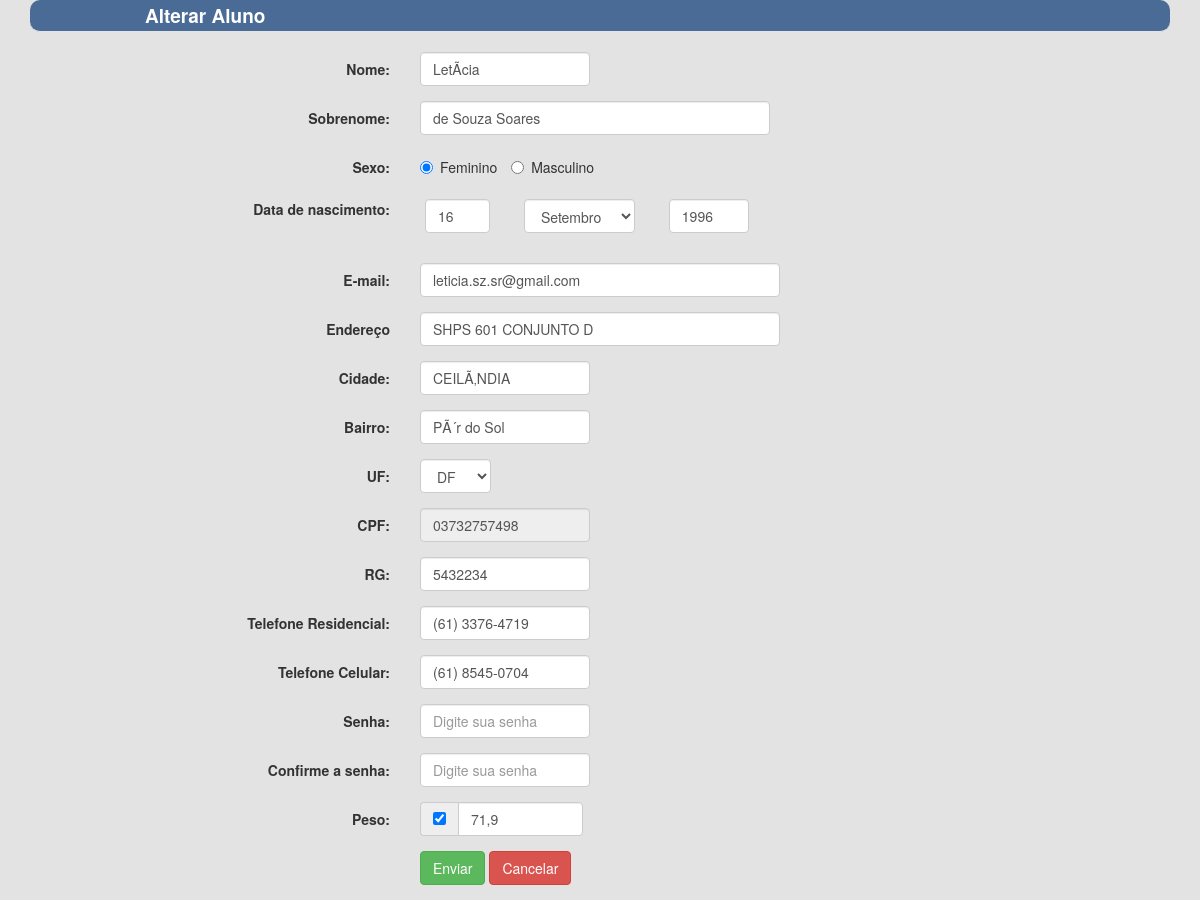
The page /sistema/fitnesslife/aluno/alteraraluno.php?idaluno=03732757498 on the database its author committed.
### tables this page shows
CREATE TABLE IF NOT EXISTS `tb_aluno` (
  `id_pessoa_cpf` VARCHAR(11) NOT NULL,
  `peso_inicial` FLOAT NULL DEFAULT NULL,
  `peso_durante` FLOAT NULL DEFAULT NULL,
  `data_entrada` DATE NOT NULL,
  `foto` BLOB NULL,
  PRIMARY KEY (`id_pessoa_cpf`),
  INDEX `fk_tb_aluno_tb_pessoa1_idx` (`id_pessoa_cpf` ASC) ,
  CONSTRAINT `fk_tb_aluno_tb_pessoa1`
    FOREIGN KEY (`id_pessoa_cpf`)
    REFERENCES `tb_pessoa` (`cpf`)
    ON DELETE NO ACTION
    ON UPDATE NO ACTION);

CREATE TABLE IF NOT EXISTS `tb_pessoa` (
  `cpf` VARCHAR(11) NOT NULL,
  `nome` VARCHAR(15) NOT NULL,
  `sobrenome` VARCHAR(45) NOT NULL,
  `sexo` TINYINT(1) NOT NULL,
  `data_nascimento` DATE NOT NULL,
  `endereco` VARCHAR(80) NOT NULL,
  `uf` VARCHAR(2) NOT NULL,
  `cidade` VARCHAR(15) NOT NULL,
  `bairro` VARCHAR(25) NOT NULL,
  `rg` VARCHAR(20) NOT NULL,
  `telefone_residencial` VARCHAR(18) NOT NULL,
  `telefone_celular` VARCHAR(18) NOT NULL,
  `email` VARCHAR(100) NOT NULL,
  PRIMARY KEY (`cpf`));

### sistema/fitnesslife/dao/alunodao.php (called while the page is built, shortened)
<?php
include_once dirname(__FILE__) . DIRECTORY_SEPARATOR . '../classes/pessoa.php';
class AlunoDao extends Dao {
    public function carregar($idAluno) {
        $pdo = Dao::getInstance();
        $sql = "SELECT p.cpf, p.nome, p.sobrenome, p.sexo, p.data_nascimento, p.rg, p.telefone_residencial, p.telefone_celular,p.endereco,p.uf, p.cidade, p.bairro, p.email, a.peso_inicial FROM tb_pessoa p INNER JOIN tb_aluno a ON p.cpf = a.id_pessoa_cpf WHERE a.id_pessoa_cpf = ?";
        $stmt = $pdo->prepare($sql);
        $stmt->execute(array($idAluno));
        $linhaBanco = $stmt->fetch();
        $pessoa = new Pessoa();
        $pessoa->setCpf($linhaBanco[0]);
        $pessoa->setNome($linhaBanco[1]);
        $pessoa->setSobrenome($linhaBanco[2]);
        $pessoa->setSexo($linhaBanco[3]);
        $pessoa->setDataNascimento($linhaBanco[4]);
        $pessoa->setRg($linhaBanco[5]);
        $pessoa->setTelefoneResidencial($linhaBanco[6]);
        $pessoa->setTelefoneCelular($linhaBanco[7]);
        $pessoa->setEndereco($linhaBanco[8]);
        $pessoa->setUf($linhaBanco[9]);
        $pessoa->setCidade($linhaBanco[10]);
        $pessoa->setBairro($linhaBanco[11]);
        $pessoa->setEmail($linhaBanco[12]);
        $pessoa->setPesoInicial_Aluno(str_replace(".", ",", $linhaBanco[13]));
        return $pessoa;
    }
}

### sistema/fitnesslife/classes/pessoa.php (called while the page is built, shortened)
<?php
class Pessoa {
    private $nome;
    private $sobrenome;
    private $sexo;
    private $dataNascimento;
    private $endereco;
    private $cidade;
    private $bairro;
    private $cpf;
    private $rg;
    private $telefoneResidencial;
    private $telefoneCelular;
    private $email;
    private $pesoInicial_Aluno;
    function getNome() {
        return $this->nome;
    }
    function getSobrenome() {
        return $this->sobrenome;
    }
    function getSexo() {
        return $this->sexo;
    }
    function getDataNascimento() {
        return $this->dataNascimento;
    }
    function getEndereco() {
        return $this->endereco;
    }
    function getCidade() {
        return $this->cidade;
    }
    function getBairro() {
        return $this->bairro;
    }
    function getCpf() {
        return $this->cpf;
    }
    function getRg() {
        return $this->rg;
    }
    function getTelefoneResidencial() {
        return $this->telefoneResidencial;
    }
    function getTelefoneCelular() {
        return $this->telefoneCelular;
    }
    function getEmail() {
        return $this->email;
    }
    function setNome($nome) {
        $this->nome = $nome;
    }
    function setSobrenome($sobrenome) {
        $this->sobrenome = $sobrenome;
    }
    function setSexo($sexo) {
        if ($sexo == '0')
            $this->sexo = 'F';
    }
    function setDataNascimento($dataNascimento) {
        $this->dataNascimento = $dataNascimento;
    }
    function setEndereco($endereco) {
        $this->endereco = $endereco;
    }
    function setCidade($cidade) {
        $this->cidade = $cidade;
    }
    function setBairro($bairro) {
        $this->bairro = $bairro;
    }
    function setCpf($cpf) {
        $this->cpf = $cpf;
    }
    function setRg($rg) {
        $this->rg = $rg;
    }
    function setTelefoneResidencial($telefoneResidencial) {
        $this->telefoneResidencial = $telefoneResidencial;
    }
    function setTelefoneCelular($telefoneCelular) {
        $this->telefoneCelular = $telefoneCelular;
    }
    function setEmail($email) {
        $this->email = $email;
    }
    function getPesoInicial_Aluno() {
        return $this->pesoInicial_Aluno;
    }
    function setPesoInicial_Aluno($pesoInicial_Aluno) {
        if ($pesoInicial_Aluno == '0')
            $this->pesoInicial_Aluno = "Inativo";
        else
            $this->pesoInicial_Aluno = $pesoInicial_Aluno;
    }
}
?>

### sistema/fitnesslife/aluno/alteraraluno.php (the view, shortened to what this page needs)
<!DOCTYPE html>
<html>
    <head>
        <?php
        include_once dirname(__FILE__) . DIRECTORY_SEPARATOR . '../dao/alunodao.php';
        $alunoDao = new AlunoDao();
        $pessoa = $alunoDao->carregar($_GET['idaluno']);
        $data = $pessoa->getDataNascimento();
        $array = explode("-", $data);
        $dia = $array[2];
        $ano = $array[0];
        ?>
        <link href="/FitnessLife/css/bootstrap.min.css" rel="stylesheet">
    </head>
    <body>
        <div class="container">
            <form class="form-horizontal" action="/FitnessLife/controller/controlleraluno.php?operacao=alterar" method="POST" onsubmit="return validaCampos()">
                <legend>Alterar Aluno</legend>
                <div class="form-group">
                    <label class="col-md-4 control-label" for="nome">Nome:</label>
                    <div class="col-md-2">
                        <input id="nome" name="nome" maxlength="15" type="text" style="width: 170px;"  value="<?php echo $pessoa->getNome(); ?>" placeholder="Digite seu nome" class="form-control input-md" required="">
                    </div>
                </div>
                <div class="form-group">
                    <label class="col-md-4 control-label" for="sobrenome">Sobrenome:</label>
                    <div class="col-md-4">
                        <input id="sobrenome" name="sobrenome" maxlength="45" type="text" style="width: 350px;"  value="<?php echo $pessoa->getSobrenome(); ?>" placeholder="Digite seu sobrenome" class="form-control input-md" required="">
                    </div>
                </div>
                <div class="form-group">
                    <label class="col-md-4 control-label" for="sexo">Sexo:</label>
                    <div class="col-md-4">
                        <label class="radio-inline" for="sexo-0">
                            <input type="radio" name="sexo" id="sexo-0" value="feminino"  <?php if ($pessoa->getSexo() == 'F') { ?> checked="checked"<?php } ?> >
                            Feminino
                        </label>
                        <label class="radio-inline" for="sexo-1">
                            <input type="radio" name="sexo" id="sexo-1" value="masculino"  <?php if ($pessoa->getSexo() == 'M') { ?> checked="checked"<?php } ?>>
                            Masculino
                        </label>
                    </div>
                </div>
                <div class="form-group">
                    <label class="col-md-4 control-label" for="dataNascimento">Data de nascimento:</label>
                    <div class="form-group">
                        <label class="radio-inline">
                            <input  placeholder="dia" style="width: 65px;" value="<?php echo $dia; ?>" type="number" min="1" max="31" data-ng-maxlength="2" maxlength="2" name="dia" style="width: 50px;" required="" class="form-control input-md">
                        </label>
                        <label class="radio-inline">
                            <select class="form-control" id="mes" required="mês" name="mes" ><option value="09">Setembro</option></select>
                        </label>
                        <label class="radio-inline">
                            <input placeholder="ano" type="number" min="1900" max="2014" value="<?php echo $ano; ?>" id="aniversarioAno" name="ano" style="width: 80px;" required="" class="form-control input-md">
                        </label>
                    </div>
                </div>
                <div class="form-group">
                    <label class="col-md-4 control-label" for="email">E-mail:</label>
                    <div class="col-md-4">
                        <input id="email" name="email" maxlength="100" type="text" value="<?php echo $pessoa->getEmail(); ?>" style="width: 360px;" placeholder="Digite seu e-mail" class="form-control input-md" required="">
                    </div>
                </div>
                <div class="form-group">
                    <label class="col-md-4 control-label" for="endereco">Endereço</label>
                    <div class="col-md-4">
                        <input id="endereco" name="endereco" maxlength="80" type="text" style="width: 360px;" value="<?php echo $pessoa->getEndereco(); ?>" placeholder="Digite seu endereço" class="form-control input-md" required="">
                    </div>
                </div>
                <div class="form-group">
                    <label class="col-md-4 control-label" for="cidade">Cidade:</label>
                    <div class="col-md-2">
                        <input id="cidade" name="cidade" maxlength="15" type="text"  style="width: 170px;" value="<?php echo $pessoa->getCidade(); ?>" placeholder="Digite sua cidade" class="form-control input-md" required="">
                    </div>
                </div>
                <div class="form-group">
                    <label class="col-md-4 control-label" for="bairro">Bairro:</label>
                    <div class="col-md-2">
                        <input id="bairro" name="bairro" maxlength="25" type="text"  style="width: 170px;" placeholder="Digite seu bairro" value="<?php echo $pessoa->getBairro(); ?>" class="form-control input-md" required="">
                    </div>
                </div>
                <div class="form-group">
                    <label class="col-md-4 control-label" for="uf">UF:</label>
                    <div class="col-md-1">
                        <select required="--" style="width: 71px;" id="uf" name="uf" class="form-control">
                            <option value="DF">DF</option>
                        </select>
                    </div>
                </div>
                <div class="form-group">
                    <label class="col-md-4 control-label" for="cpf">CPF:</label>
                    <div class="col-md-2">
                        <input id="cpf" name="cpf" type="text" readonly="true" style="width: 170px;" placeholder="" value="<?php echo $pessoa->getCpf(); ?>" class="form-control input-md" required="">
                    </div>
                </div>
                <div class="form-group">
                    <label class="col-md-4 control-label" for="rg">RG:</label>
                    <div class="col-md-2">
                        <input id="rg" name="rg"  maxlength="20" type="text" placeholder=""  value="<?php echo $pessoa->getRg(); ?>" style="width: 170px;" class="form-control input-md" required="">
                    </div>
                </div>
                <div class="form-group">
                    <label class="col-md-4 control-label" for="telefoneResidencial">Telefone Residencial:</label>
                    <div class="col-md-2">
                        <input id="telefoneResidencial"  maxlength="15" style="width: 170px;" value="<?php echo $pessoa->getTelefoneResidencial(); ?>" name="telefoneResidencial" type="text" placeholder="" class="form-control input-md" required="">
                    </div>
                </div>
                <div class="form-group">
                    <label class="col-md-4 control-label" for="telefoneCelular">Telefone Celular:</label>
                    <div class="col-md-2">
                        <input id="telefoneCelular" maxlength="15" name="telefoneCelular"  style="width: 170px;" value="<?php echo $pessoa->getTelefoneCelular(); ?>" type="text" placeholder="" class="form-control input-md" required="">
                    </div>
                </div>
                <div class="form-group">
                    <label class="col-md-4 control-label" for="senha">Senha:</label>
                    <div class="col-md-2">
                        <input id="senha" name="senha" type="password" maxlength="8" style="width: 170px;" placeholder="Digite sua senha" class="form-control input-md" required="">
                    </div>
                </div>
                <div class="form-group">
                    <label class="col-md-4 control-label" for="confirmeSenha">Confirme a senha:</label>
                    <div class="col-md-2">
                        <input id="confirmeSenha" name="confirmeSenha"  maxlength="8" style="width: 170px;" type="password" placeholder="Digite sua senha" class="form-control input-md" required="">
                    </div>
                </div>
                <div class="form-group">
                    <label class="col-md-4 control-label" for="peso">Peso:</label>
                    <div class="col-md-2">
                        <div class="input-group">
                            <span class="input-group-addon">
                                <input id="checkpeso" type="checkbox" <?php if ($pessoa->getPesoInicial_Aluno() != 0) { ?> checked="checked"<?php } ?> onchange="habilitaPeso();">
                            </span>
                            <input id="peso" name="peso" required="" maxlength="7" <?php if ($pessoa->getPesoInicial_Aluno() != 0) { ?> value="<?php echo $pessoa->getPesoInicial_Aluno(); ?>"<?php } else { ?> disabled <?php } ?> style="width: 125px;" class="form-control" type="text" placeholder="Digite seu peso">
                        </div>
                    </div>
                </div>
                <div class="form-group">
                    <label class="col-md-4 control-label" for="enviar"></label>
                    <div class="col-md-8">
                        <button id="enviar" type="submit" name="enviar" class="btn btn-success">Enviar</button>
                        <a id="cancelar" name="cancelar" href="alterar.php" class="btn btn-danger">Cancelar</a>
                    </div>
                </div>
            </form>
        </div>
    </body>
</html>

### sistema/fitnesslife/aluno/alteraraluno.php (style rules this page uses)
body { background-color: #E3E3E3; }
legend { background : #496B96 ; color : #fff ; padding : 2px 115px ; font-size : 19px ; border-radius : 10px ; font-weight: bold; }

### rows shown on the page
tb_aluno: nome "LetÃ­cia", sobrenome "de Souza Soares", dia "16", ano "1996", email "leticia.sz.sr@gmail.com", endereco "SHPS 601 CONJUNTO D", cidade "CEILÃ‚NDIA", bairro "PÃ´r do Sol", cpf "03732757498", rg "5432234", telefoneResidencial "(61) 3376-4719", telefoneCelular "(61) 8545-0704"
